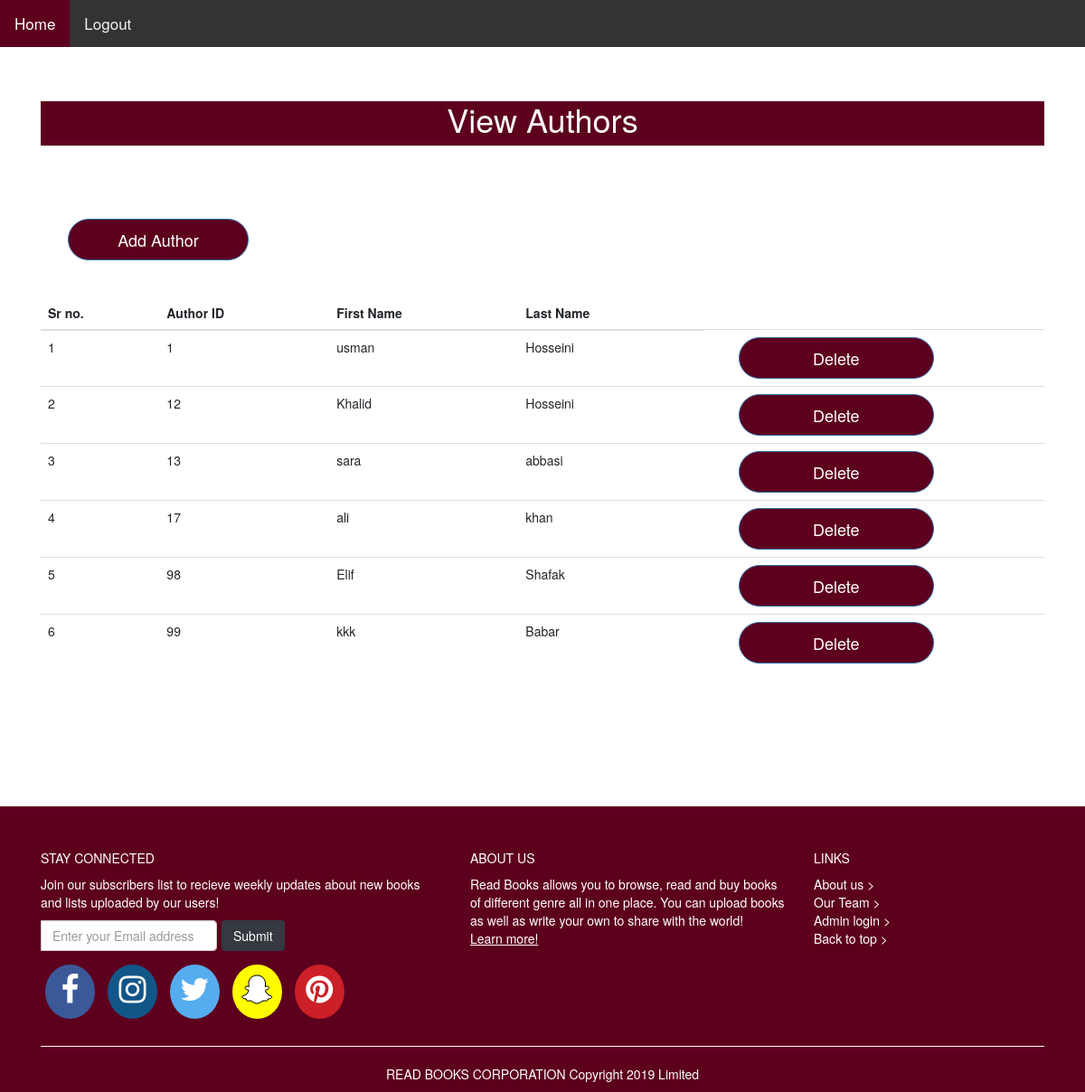
The app's page /LibrarySystem/Adminauthorshelf.php (signed in) with its own data.
### tables this page shows
CREATE TABLE `author` (
  `au_id` int NOT NULL AUTO_INCREMENT,
  `a_fname` varchar(255) DEFAULT NULL,
  `a_lname` varchar(255) DEFAULT NULL,
  PRIMARY KEY (`au_id`)
);

### LibrarySystem/Adminauthorshelf.php (the view, shortened to what this page needs)
<!DOCTYPE html>
<html>
<head>
</head>
<body>
</html><?php
include 'connection.php';
?>
<?php
include 'adminheader.php';
?>
  <div class="container"><br>
<h1 class="page-header text-center  text-light" style="background-color: #5D001E;">View Authors</h1><br><br><br>
    <a href="addauthor.php" class="btn btn-primary btn-block btn-lg" style="border-radius: 40px; background-color: #5D001E; margin-left: 30px; padding: 10px 30px; width:200px;" >Add Author </a>
    <br><br>
    <div class="row-justify-content-center">
  <table class="table">
  <thead>
    <tr>
    <th scope="col">Sr no.</th>
      <th scope="col">Author ID</th>
      <th colspan="col">First Name</th>
      <th scope="col">Last Name</th>
      </tr>
  </thead>
  <?php
    $con = new PDO("mysql:host={$host};port={$port};dbname={$dbname}", $user, $password);
    $sql = "SELECT au_id,a_fname,a_lname FROM author";
    $stmt= $con->prepare($sql);
    $stmt->execute();
    $i = 1;
    while($row = $stmt->fetch(PDO::FETCH_NUM))
    {
      ?>
      <tr>
      <td> <?php   echo $i; ?> </td>
      <td> <?php   echo $row[0]; ?> </td>
      <td> <?php   echo $row[1]; ?> </td>
      <td> <?php   echo $row[2]; ?> </td>
      <td>
      <form method="POST" action="Adminauthorshelf.php">
      <input type="submit" name="dsubmit" class="btn btn-primary btn-block btn-lg" style="border-radius: 40px; background-color: #5D001E; margin-left: 30px; padding: 10px 30px; width: 60%;" value="Delete"></td>
    </tr>
<?php
    $i = $i+1;
  }?>
</table><br><br>
</div>
</div>
<?php
include 'firstfooter.php';
?>

### LibrarySystem/adminheader.php (shortened to what this page needs)
<?php
echo "<!DOCTYPE html>
<html>
<head>
	<link rel='stylesheet' href='https://stackpath.bootstrapcdn.com/bootstrap/4.4.1/css/bootstrap.min.css'>
  <link rel='stylesheet' href='https://cdnjs.cloudflare.com/ajax/libs/font-awesome/4.7.0/css/font-awesome.min.css'>
  <link href='//maxcdn.bootstrapcdn.com/bootstrap/3.3.0/css/bootstrap.min.css' rel='stylesheet' id='bootstrap-css'>
<link href='https://maxcdn.bootstrapcdn.com/font-awesome/4.7.0/css/font-awesome.min.css' rel='stylesheet'>
</head>
<body>
<div class='topnav'>
  <a class='active' href='adminhome.php'>Home</a>
  <a href='logout.php'>Logout</a>
</div>
	";

### LibrarySystem/firstfooter.php (shortened to what this page needs)
<?php echo"<br><br><br>
<footer  class='bg'>
  <br><br>
    <div class='container'>
        <div class='row g'>
            <div class='col-md-5 col-lg-5 col-xl-5'>
             <h5>STAY CONNECTED</h5>
                 <p>Join our subscribers list to recieve weekly updates about new books and lists uploaded by our users!</p>
                 <form class='form-inline'>
                 <div class='input-group mb-2 mr-sm-2'>
                 <input type='email' class='form-control' id='inlineFormInputGroupUsername2' placeholder='Enter your Email address'>
                 </div>
                 <button type='submit' class='btn btn-dark mb-2'>Submit</button>
                 </form>
                 <a href='https://www.facebook.com/' target='_blank' class='fa fa-facebook'></a>
                 <a href='https://www.instagrame.com/' target='_blank' class='fa fa-instagram'></a>
                  <a href='https://www.twitter.com/' target='_blank' class='fa fa-twitter'></a>
                 <a href='https://www.snapchat.com/' target='_blank' class='fa fa-snapchat-ghost'></a>
                 <a href='https://www.pinterest.com/' target='_blank' class='fa fa-pinterest'></a>
            </div>
            <div class='col-md-4 col-lg-4 col-xl-4'>
            <h5>ABOUT US</h5>
                <p>Read Books allows you to browse, read and buy books of different genre all in one place. You can upload books as well as write your own to share with the world!<br> <a href='home.php#aboutus' style='color: white; text-decoration: underline;'>Learn more!</a><p>
            </div>
            <div class='col-md-3 col-lg-3 col-xl-3'>
            <h5>LINKS</h5>
                 <a href='home.php#aboutus' style='color: white;'>About us ></a><br>
                 <a href='home.php#ourteam' style='color: white;'>Our Team ></a><br>
                 <a href='adminlogin.php' style='color: white;'>Admin login ></a><br>
                 <a href='#' style='color: white;'>Back to top ></a>
            </div>
        </div>
        <div class='row'>
           <div class='col-md-12 col-lg-12 col-xl-12'>
            <hr>
             <center><p> READ BOOKS CORPORATION Copyright 2019 Limited </p>
    </div>
</footer>
</body>
</html>";
?>

### LibrarySystem/adminheader.php (style rules this page uses)
body { background-repeat: no-repeat; background-position: right top; background-attachment: scroll; background-size: 3000px 3000px; background: white; }
.topnav { overflow: hidden; background-color: #333; }
.topnav a { float: left; color: #f2f2f2; text-align: center; padding: 14px 16px; text-decoration: none; font-size: 17px; }
.topnav a.active { background-color: #5D001E; color: white; }

### LibrarySystem/firstfooter.php (style rules this page uses)
.bg { background-color: #5D001E; margin-top: 30px; height:40%; color: white; }
.g { height:50%; }
hr { border-top: 1px solid white; width: 100%; }
.fa { padding-top: 10px; padding-bottom: 10px; padding-left: 10px; padding-right: 10px; font-size: 35px; width: 55px; height: 60px; text-align: center; text-decoration: none; margin: 10px 5px; border-radius: 50%; }
.fa-facebook { background: #3B5998; color: white; }
.fa-twitter { background: #55ACEE; color: white; }
.fa-instagram { background: #125688; color: white; }
.fa-pinterest { background: #cb2027; color: white; }
.fa-snapchat-ghost { background: #fffc00; color: white; text-shadow: -1px 0 black, 0 1px black, 1px 0 black, 0 -1px black; }

### records on screen
author: au_id "1", a_fname "usman", a_lname "Hosseini"
author: au_id "12", a_fname "Khalid", a_lname "Hosseini"
author: au_id "13", a_fname "sara", a_lname "abbasi"
author: au_id "17", a_fname "ali", a_lname "khan"
author: au_id "98", a_fname "Elif", a_lname "Shafak"
author: au_id "99", a_fname "kkk", a_lname "Babar"
